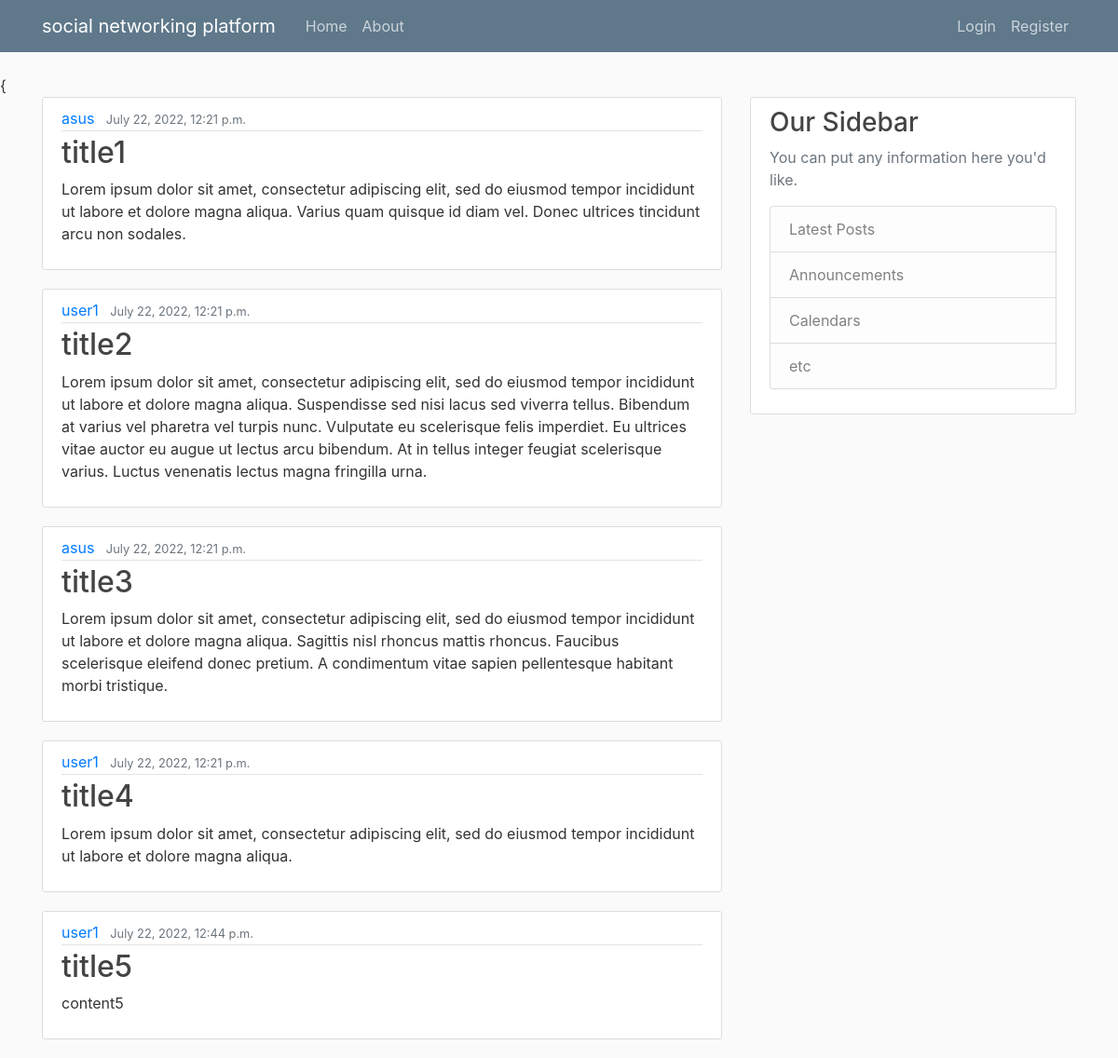
The page / on the database its author committed.
### blog/models.py (models this page shows, shortened)
class Post(models.Model):
    author = models.ForeignKey(User, on_delete=models.CASCADE)
    title = models.CharField(max_length=255, blank=True, null=True)
    content = models.TextField()
    date_added = models.DateTimeField(auto_now_add=True)

### blog/views.py (the view)
# urls.py: path('', blog_views.home, name='blog-home'),
def home(request):
    posts = Post.objects.all()
    context = {
        'title': 'home',
        'posts':  posts
    }
    return render(request, 'blog/home.html', context)

### blog/templates/blog/home.html
{% extends 'blog/base.html' %}
{% block content %}
{% for post in posts %}
<article class="media content-section">
  <div class="media-body">
    <div class="article-metadata">
      <a class="mr-2" href="#">{{ post.author }}</a>
      <small class="text-muted">{{ post.date_added }}</small>
    </div>
    <h2><a class="article-title" href="#">{{ post.title }}</a></h2>
    <p class="article-content">{{ post.content }}</p>
  </div>
</article>
{% endfor %}
{% endblock content %}

### blog/templates/blog/base.html (shortened to what this page needs)
{{% load static %}
<!DOCTYPE html>
<html lang="en">
<head>
    <link rel="stylesheet" href="https://cdn.jsdelivr.net/npm/bootstrap@4.0.0/dist/css/bootstrap.min.css">
    <link rel="stylesheet" type="text/css" href="{% static 'css/style.css' %}">
</head>
<body>
    <header class="site-header">
        <nav class="navbar navbar-expand-md navbar-dark bg-steel fixed-top">
          <div class="container">
            <a class="navbar-brand mr-4" href="{% url 'blog-home' %}">social networking platform</a>
            <div class="collapse navbar-collapse" id="navbarToggle">
              <div class="navbar-nav mr-auto">
                <a class="nav-item nav-link" href="{% url 'blog-home' %}">Home</a>
                <a class="nav-item nav-link" href="{% url 'blog-about' %}">About</a>
              </div>
              <div class="navbar-nav">
                {% if request.user.is_authenticated %}
                <a class="nav-item nav-link" href="#">Logout</a>
                {% else %}
                <a class="nav-item nav-link" href="{% url 'account-login' %}">Login</a>
                {% endif %}
                <a class="nav-item nav-link" href="{% url 'account-register' %}">Register</a>
              </div>
            </div>
          </div>
        </nav>
      </header>
      <main role="main" class="container">
        <div class="row">
          <div class="col-md-8">
            {% block content %}
            {% endblock %}
          </div>
          <div class="col-md-4">
            <div class="content-section">
              <h3>Our Sidebar</h3>
              <p class='text-muted'>You can put any information here you'd like.
                <ul class="list-group">
                  <li class="list-group-item list-group-item-light">Latest Posts</li>
                  <li class="list-group-item list-group-item-light">Announcements</li>
                  <li class="list-group-item list-group-item-light">Calendars</li>
                  <li class="list-group-item list-group-item-light">etc</li>
                </ul>
              </p>
            </div>
          </div>
        </div>
      </main>
</body>
</html>

### static/css/style.css (style rules this page uses)
body { background: #fafafa; color: #333333; margin-top: 5rem; }
h1, h2, h3, h4, h5, h6 { color: #444444; }
ul { margin: 0; }
.bg-steel { background-color: #5f788a; }
.site-header .navbar-nav .nav-link { color: #cbd5db; }
.content-section { background: #ffffff; padding: 10px 20px; border: 1px solid #dddddd; border-radius: 3px; margin-bottom: 20px; }
.article-title { color: #444444; }
.article-content { white-space: pre-line; }
.article-metadata { padding-bottom: 1px; margin-bottom: 4px; border-bottom: 1px solid #e3e3e3 }

### rows shown on the page
Post: author "asus", date_added "July 22, 2022, 12:21 p.m.", title "title1", content "Lorem ipsum dolor sit amet, consectetur adipiscing elit, sed do eiusmod tempor incididunt ut labore et dolore magna aliqua. Varius quam quisque id diam vel. Donec ultrices tincidunt arcu non sodales."
Post: author "user1", date_added "July 22, 2022, 12:21 p.m.", title "title2", content "Lorem ipsum dolor sit amet, consectetur adipiscing elit, sed do eiusmod tempor incididunt ut labore et dolore magna aliqua. Suspendisse sed nisi lacus sed viverra tellus. Bibendum at varius vel pharetra vel turpis nunc. Vulputate eu scelerisque felis imperdiet. Eu ultrices vitae auctor eu augue ut lectus arcu bibendum. At in tellus integer feugiat scelerisque varius. Luctus venenatis lectus magna fringilla urna."
Post: author "asus", date_added "July 22, 2022, 12:21 p.m.", title "title3", content "Lorem ipsum dolor sit amet, consectetur adipiscing elit, sed do eiusmod tempor incididunt ut labore et dolore magna aliqua. Sagittis nisl rhoncus mattis rhoncus. Faucibus scelerisque eleifend donec pretium. A condimentum vitae sapien pellentesque habitant morbi tristique."
Post: author "user1", date_added "July 22, 2022, 12:21 p.m.", title "title4", content "Lorem ipsum dolor sit amet, consectetur adipiscing elit, sed do eiusmod tempor incididunt ut labore et dolore magna aliqua."
Post: author "user1", date_added "July 22, 2022, 12:44 p.m.", title "title5", content "content5"
